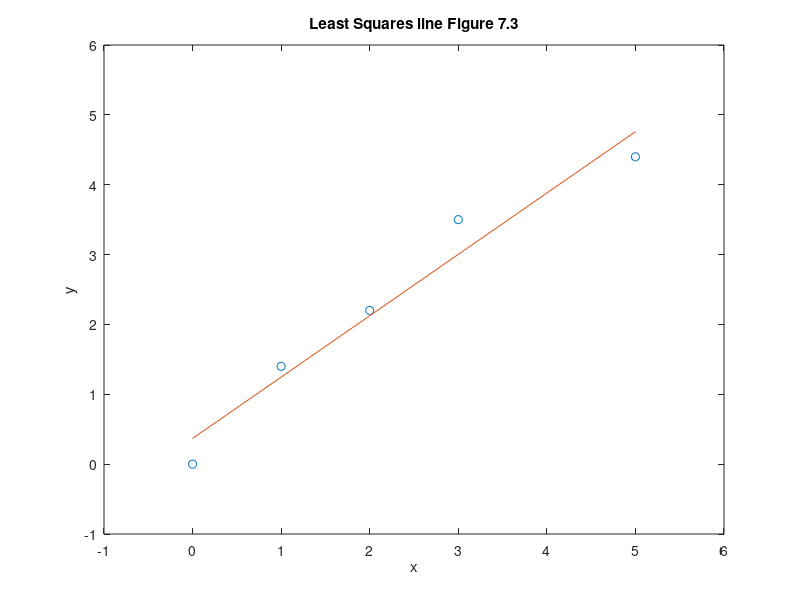

Source code (MATLAB):
% EX7_3.M Least-squares curve fit with a line using
%  \ operator and polyfit. The results are displayed
%  and plotted.
x=[0 1 2 3 5];          % Define the data points
y=[0 1.4 2.2 3.5 4.4];
A1=[1 1 1 1 1 ]';       % Least squares matrix
A=[A1 x'];
Als=A'*A;
bls=A'*y';
% Compute least squares fit 
Xlsq1=Als\bls;
Xlsq2=polyfit(x,y,1);
f1=polyval(Xlsq2,x);
error=y-f1;
disp('       x        y         f1        y-f1')
table=[x' y' f1' error'];
disp(table)
fprintf('Strike a key for the plot\n')
pause
% Plot
clf
plot(x,y,'o',x,f1,'-')
axis([-1 6 -1 6])
title('Least Squares line Figure 7.3')
xlabel('x')
ylabel('y')
%
% Modify the script to allow input of the data points and the
%  order of the least squares polynomial 
